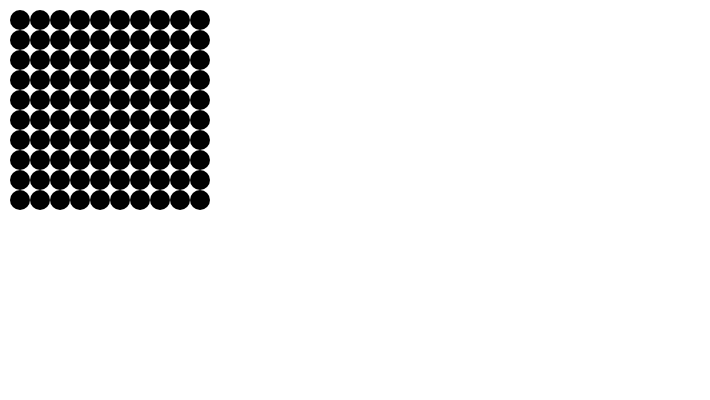
Frame 1 (no input)
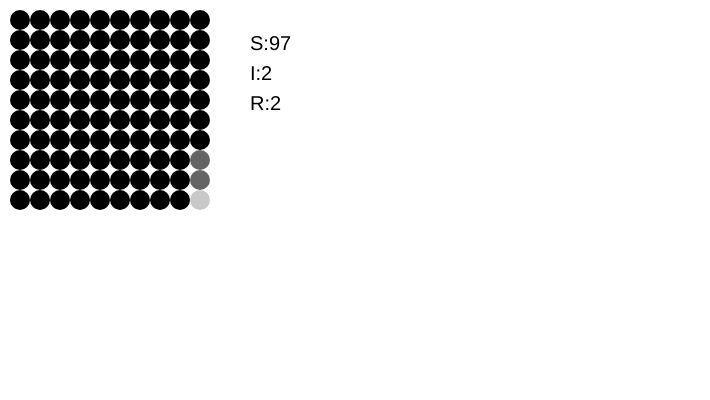
Frame 60 (no input)
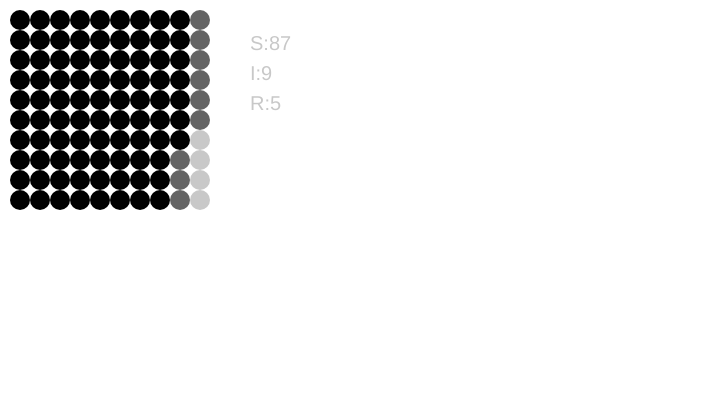
Frame 120 (the mouse pressed at the canvas centre since frame 60)

The p5.js sketch that drew these frames (run headless with seeded random() and noise() and a simulated clock; from frame 60 on, the mouse is pressed at the canvas centre):

// p5.js sketch
// ── sketch.js
let start
let O
let N = 100
let B = 0.0015
let k = 12
let D = 2
let S = 99, I = 1, R = 0

let Si = S, Ii = I, Ri = I

let statusArr = []
let balls = []

function setup() {
    createCanvas(710, 400)
    background(255)
    // noLoop()
    noStroke()
    textSize(20)

    for (let i = 0; i < 10; i++) {
        for (let j = 0; j < 10; j++) {
            if (i * j < 100) {
                balls.push(new Ball(i * 20, j * 20, 20, "S"))
            } else {
                balls.push(new Ball(i * 20, j * 20, 20, "I"))
            }
        }
    }
    balls.forEach(ball => ball.draw())

    start = millis()
}


function draw() {
    if (millis() - start > 500) {
        clear()

        S = Si -(B * k * Si * Ii)
        I = Ii + (B * k * Si * Ii - Ii / D)
        R =  Ri + (Ii / D)
        S = round(S)
        I = round(I)
        R = round(R)
        statusArr = []
        for (let i = 0; i < S; i++) {
            statusArr.push("S")
        }
        for (let j = 0; j < I; j++) {
            statusArr.push("I")
        }
        for (let k = 0; k < R; k++) {
            statusArr.push("R")
        }
        text("S:" + (S), 250, 50)
        text("I:" + (I), 250, 80)
        text("R:" + (R), 250, 110)
        console.log(statusArr)
        changeStatus(balls, statusArr)

        Si = S
        Ii = I
        Ri = R

        start = millis()
    }

}

class Ball {
    constructor(x, y, r, status) {
        this.x = x
        this.y = y
        this.r = r
        this.status = status
    }

    draw() {
        let c
        if (this.status === "S") {
            c = 0
        } else if (this.status === "I") {
            c = 100
        } else if (this.status === "R") {
            c = 200
        }
        fill(c)
        ellipse(this.x + 20, this.y + 20, this.r, this.r)
    }

    update(newStatus) {
        this.status = newStatus
    }
}

function changeStatus(balls, statusArr) {
    balls.forEach((ball, index) => {
        ball.update(statusArr[index])
        ball.draw()
    })
}
